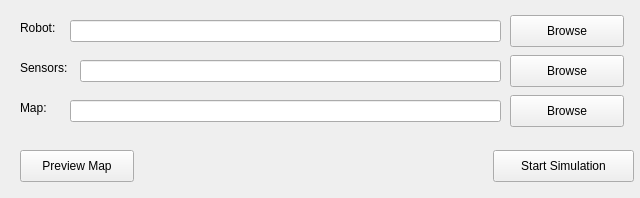
<?xml version="1.0" encoding="UTF-8"?>
<ui version="4.0">
 <class>MainWindow</class>
 <widget class="QMainWindow" name="MainWindow">
  <property name="geometry">
   <rect>
    <x>0</x>
    <y>0</y>
    <width>640</width>
    <height>198</height>
   </rect>
  </property>
  <property name="minimumSize">
   <size>
    <width>640</width>
    <height>198</height>
   </size>
  </property>
  <property name="maximumSize">
   <size>
    <width>640</width>
    <height>198</height>
   </size>
  </property>
  <property name="windowTitle">
   <string>MainWindow</string>
  </property>
  <widget class="QWidget" name="centralWidget">
   <widget class="QLineEdit" name="robotField">
    <property name="geometry">
     <rect>
      <x>70</x>
      <y>20</y>
      <width>431</width>
      <height>22</height>
     </rect>
    </property>
   </widget>
   <widget class="QPushButton" name="robotBrowse">
    <property name="geometry">
     <rect>
      <x>510</x>
      <y>15</y>
      <width>114</width>
      <height>32</height>
     </rect>
    </property>
    <property name="text">
     <string>Browse</string>
    </property>
   </widget>
   <widget class="QLabel" name="robotLabel">
    <property name="geometry">
     <rect>
      <x>20</x>
      <y>20</y>
      <width>41</width>
      <height>16</height>
     </rect>
    </property>
    <property name="text">
     <string>Robot:</string>
    </property>
   </widget>
   <widget class="QLineEdit" name="sensorField">
    <property name="geometry">
     <rect>
      <x>80</x>
      <y>60</y>
      <width>421</width>
      <height>22</height>
     </rect>
    </property>
   </widget>
   <widget class="QPushButton" name="sensorBrowse">
    <property name="geometry">
     <rect>
      <x>510</x>
      <y>55</y>
      <width>114</width>
      <height>32</height>
     </rect>
    </property>
    <property name="text">
     <string>Browse</string>
    </property>
   </widget>
   <widget class="QLabel" name="sensorLabel">
    <property name="geometry">
     <rect>
      <x>20</x>
      <y>60</y>
      <width>51</width>
      <height>16</height>
     </rect>
    </property>
    <property name="text">
     <string>Sensors:</string>
    </property>
   </widget>
   <widget class="QLineEdit" name="mapField">
    <property name="geometry">
     <rect>
      <x>70</x>
      <y>100</y>
      <width>431</width>
      <height>22</height>
     </rect>
    </property>
   </widget>
   <widget class="QPushButton" name="mapBrowse">
    <property name="geometry">
     <rect>
      <x>510</x>
      <y>95</y>
      <width>114</width>
      <height>32</height>
     </rect>
    </property>
    <property name="text">
     <string>Browse</string>
    </property>
   </widget>
   <widget class="QLabel" name="mapLabel">
    <property name="geometry">
     <rect>
      <x>20</x>
      <y>100</y>
      <width>41</width>
      <height>16</height>
     </rect>
    </property>
    <property name="text">
     <string>Map:</string>
    </property>
   </widget>
   <widget class="QPushButton" name="mapPreview">
    <property name="geometry">
     <rect>
      <x>20</x>
      <y>150</y>
      <width>114</width>
      <height>32</height>
     </rect>
    </property>
    <property name="text">
     <string>Preview Map</string>
    </property>
   </widget>
   <widget class="QPushButton" name="startButton">
    <property name="geometry">
     <rect>
      <x>493</x>
      <y>150</y>
      <width>141</width>
      <height>32</height>
     </rect>
    </property>
    <property name="text">
     <string>Start Simulation</string>
    </property>
   </widget>
  </widget>
 </widget>
 <layoutdefault spacing="6" margin="11"/>
 <resources/>
 <connections/>
</ui>
